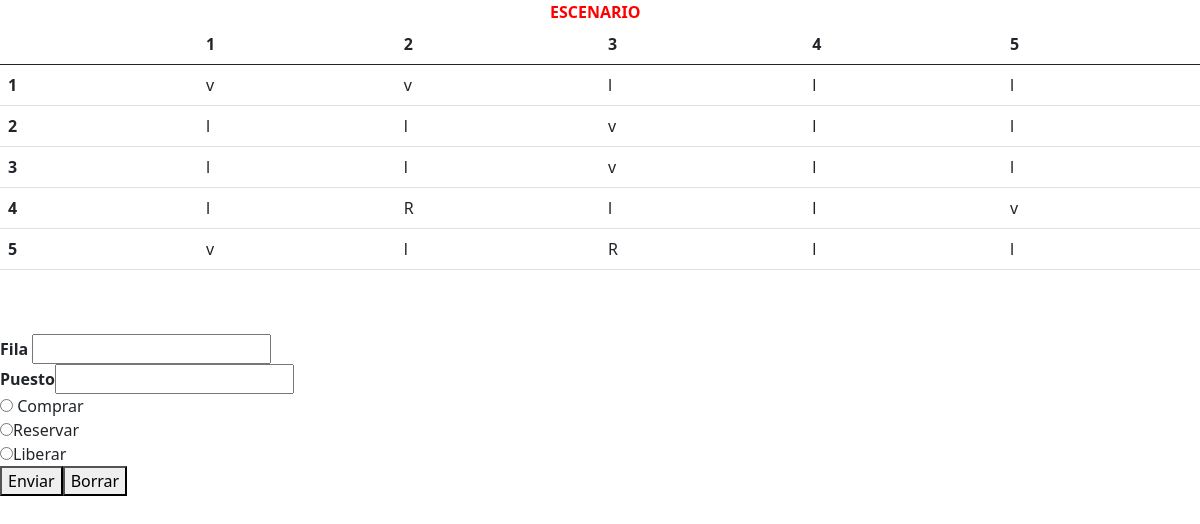
The page / on the database its author committed.
### tables this page shows
CREATE TABLE `puestos` (
  `id` int(11) NOT NULL,
  `fila` int(11) NOT NULL,
  `columna` int(11) NOT NULL,
  `estado` varchar(30) NOT NULL
);

### index.php (the view, shortened to what this page needs)
<?php
require_once "conexion.php";
$query="SELECT * FROM puestos";
$resultado=mysqli_query($conexion,$query);
$resultado=mysqli_fetch_all($resultado,MYSQLI_ASSOC);
?>
<!DOCTYPE html>
<html>
<head>
  <link rel="stylesheet" href="">
  <link href="https://cdn.jsdelivr.net/npm/bootstrap@5.0.2/dist/css/bootstrap.min.css" rel="stylesheet">
  <link rel="stylesheet" href="css/style.css">
</head>
<body id="cargarPagina">
    <strong id="titulo">ESCENARIO</strong>
    <table class="table">
      <thead>
        <tr>
          <th scope="col"></th>
          <th scope="col">1</th>
          <th scope="col">2</th>
          <th scope="col">3</th>
          <th scope="col">4</th>
          <th scope="col">5</th>
      </tr>
  </thead>
  <tbody>
    <tr>
      <th scope="row">1</th>
      <?php for($i=0;$i<5;$i++){
     echo  "<td>".$resultado[$i]['estado']."</td>";
     } ?>
  </tr>
  <tr>
      <th scope="row">2</th>
       <?php for($i=5;$i<10;$i++){
     echo  "<td>".$resultado[$i]['estado']."</td>";
     } ?>
  </tr>
  <tr>
      <th scope="row">3</th>
       <?php for($i=10;$i<15;$i++){
     echo  "<td>".$resultado[$i]['estado']."</td>";
     } ?>
  </tr>
  <tr>
      <th scope="row">4</th>
       <?php for($i=15;$i<20;$i++){
     echo  "<td>".$resultado[$i]['estado']."</td>";
     } ?>
  </tr>
  <tr>
      <th scope="row">5</th>
      <?php for($i=20;$i<25;$i++){
     echo  "<td>".$resultado[$i]['estado']."</td>";
     } ?>
  </tr>
</tbody>
</table>
<br><br>
<form id="formulario">
<strong>Fila</strong> <input type="text" id="fila" name="fila"><br>
<strong>Puesto</strong><input type="text" id="puesto" name="puesto"><br>
<div id="radios">
  <input type="radio" name="opcion" id="" value="Comprar"> Comprar <br>
  <input type="radio" name="opcion" id="" value="Reservar">Reservar <br>
  <input  type="radio" name="opcion" id="" value="Liberar">Liberar<br>
</div>
<button id="enviar">Enviar</button><button id="borrar">Borrar</button>
</form>
<br><br>
</body>
</html>

### css/style.css (style rules this page uses)
#titulo { color: red; margin-left: 550px; }

### rows shown on the page
puestos: estado "v"
puestos: estado "v"
puestos: estado "l"
puestos: estado "l"
puestos: estado "l"
puestos: estado "l"
puestos: estado "l"
puestos: estado "v"
puestos: estado "l"
puestos: estado "l"
puestos: estado "l"
puestos: estado "l"
puestos: estado "v"
puestos: estado "l"
puestos: estado "l"
puestos: estado "l"
puestos: estado "R"
puestos: estado "l"
puestos: estado "l"
puestos: estado "v"
puestos: estado "v"
puestos: estado "l"
puestos: estado "R"
puestos: estado "l"
puestos: estado "l"
